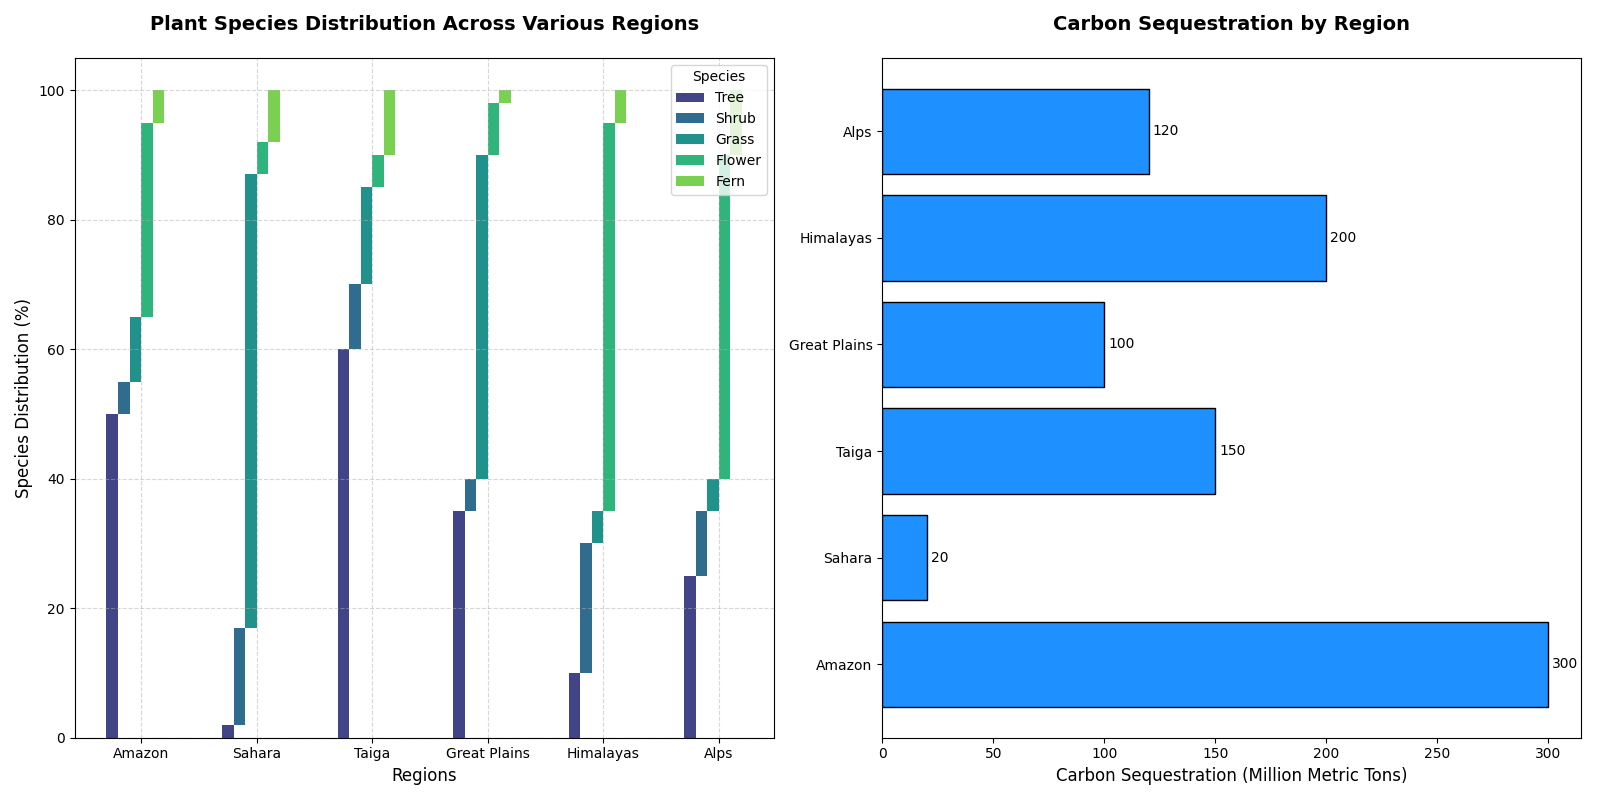

Reproduce this figure in Python.
import matplotlib.pyplot as plt
import numpy as np

# Backstory: Analysis of Plant Species Distribution and Carbon Sequestration in Various Regions
# This study focuses on understanding how different regions contribute to carbon sequestration through various plant species. 

# Data
regions = ['Amazon', 'Sahara', 'Taiga', 'Great Plains', 'Himalayas', 'Alps']
species = ['Tree', 'Shrub', 'Grass', 'Flower', 'Fern']
species_distribution = [
    [50, 5, 10, 30, 5],    # Amazon
    [2, 15, 70, 5, 8],     # Sahara
    [60, 10, 15, 5, 10],   # Taiga
    [35, 5, 50, 8, 2],     # Great Plains
    [10, 20, 5, 60, 5],    # Himalayas
    [25, 10, 5, 50, 10]    # Alps
]

carbon_sequestration = [300, 20, 150, 100, 200, 120]  # in Million Metric Tons

# Bar colors
colors = plt.cm.viridis(np.linspace(0.2, 0.8, len(species)))

# Initialize figure and axes
fig, (ax1, ax2) = plt.subplots(1, 2, figsize=(16, 8))

# Bar chart for species distribution
bar_width = 0.1
sequence_ids = np.arange(len(regions))

# Stacked bar chart for species distribution
for i, specie in enumerate(species):
    currentSpeciesDistribution = [dist[i] for dist in species_distribution]
    bottom_vals = np.sum([list(species_distribution[j][:i]) for j in range(len(regions))], axis=1) if i > 0 else None
    ax1.bar(sequence_ids + i * bar_width, currentSpeciesDistribution, bar_width, label=specie, color=colors[i], bottom=bottom_vals)

# Customize bar chart    
ax1.set_xlabel('Regions', fontsize=12)
ax1.set_ylabel('Species Distribution (%)', fontsize=12)
ax1.set_title('Plant Species Distribution Across Various Regions', fontsize=14, fontweight='bold', pad=20)
ax1.set_xticks(sequence_ids + bar_width * 2.5)
ax1.set_xticklabels(regions)
ax1.legend(title='Species', loc='upper right')
ax1.grid(True, linestyle='--', alpha=0.5)

# Bar chart for carbon sequestration
bars = ax2.barh(regions, carbon_sequestration, color='dodgerblue', edgecolor='black')

# Customize carbon sequestration chart
ax2.set_xlabel('Carbon Sequestration (Million Metric Tons)', fontsize=12)
ax2.set_title('Carbon Sequestration by Region', fontsize=14, fontweight='bold', pad=20)

# Add annotations for the carbon sequestration chart
for bar in bars:
    width = bar.get_width()
    ax2.annotate(f'{width}', 
                 xy=(width, bar.get_y() + bar.get_height()/2), 
                 xytext=(3, 0), 
                 textcoords='offset points', 
                 ha='left', va='center', fontsize=10)

# Adjust layout for better readability
plt.tight_layout()

# Show the plot
plt.show()
